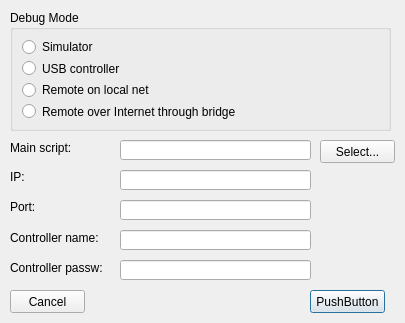
<?xml version="1.0" encoding="UTF-8"?>
<ui version="4.0">
 <class>DPrjProp</class>
 <widget class="QDialog" name="DPrjProp">
  <property name="geometry">
   <rect>
    <x>0</x>
    <y>0</y>
    <width>405</width>
    <height>323</height>
   </rect>
  </property>
  <property name="windowTitle">
   <string>Dialog</string>
  </property>
  <widget class="QGroupBox" name="groupBox">
   <property name="geometry">
    <rect>
     <x>10</x>
     <y>10</y>
     <width>381</width>
     <height>121</height>
    </rect>
   </property>
   <property name="title">
    <string>Debug Mode</string>
   </property>
   <layout class="QVBoxLayout" name="verticalLayout">
    <item>
     <widget class="QRadioButton" name="mDebugSimulator">
      <property name="text">
       <string>Simulator</string>
      </property>
     </widget>
    </item>
    <item>
     <widget class="QRadioButton" name="mDebugUsb">
      <property name="text">
       <string>USB controller</string>
      </property>
     </widget>
    </item>
    <item>
     <widget class="QRadioButton" name="mDebugRemote">
      <property name="text">
       <string>Remote on local net</string>
      </property>
     </widget>
    </item>
    <item>
     <widget class="QRadioButton" name="mDebugBridge">
      <property name="text">
       <string>Remote over Internet through bridge</string>
      </property>
     </widget>
    </item>
   </layout>
  </widget>
  <widget class="QLabel" name="label">
   <property name="geometry">
    <rect>
     <x>10</x>
     <y>140</y>
     <width>71</width>
     <height>16</height>
    </rect>
   </property>
   <property name="text">
    <string>Main script:</string>
   </property>
  </widget>
  <widget class="QLineEdit" name="mMainScript">
   <property name="geometry">
    <rect>
     <x>120</x>
     <y>140</y>
     <width>191</width>
     <height>20</height>
    </rect>
   </property>
  </widget>
  <widget class="QPushButton" name="mSelectScript">
   <property name="geometry">
    <rect>
     <x>320</x>
     <y>140</y>
     <width>75</width>
     <height>23</height>
    </rect>
   </property>
   <property name="text">
    <string>Select...</string>
   </property>
   <property name="autoDefault">
    <bool>false</bool>
   </property>
  </widget>
  <widget class="QLabel" name="label_2">
   <property name="geometry">
    <rect>
     <x>10</x>
     <y>170</y>
     <width>47</width>
     <height>13</height>
    </rect>
   </property>
   <property name="text">
    <string>IP:</string>
   </property>
  </widget>
  <widget class="QLineEdit" name="mIp">
   <property name="geometry">
    <rect>
     <x>120</x>
     <y>170</y>
     <width>191</width>
     <height>20</height>
    </rect>
   </property>
  </widget>
  <widget class="QLabel" name="label_3">
   <property name="geometry">
    <rect>
     <x>10</x>
     <y>200</y>
     <width>47</width>
     <height>13</height>
    </rect>
   </property>
   <property name="text">
    <string>Port:</string>
   </property>
  </widget>
  <widget class="QLineEdit" name="mPort">
   <property name="geometry">
    <rect>
     <x>120</x>
     <y>200</y>
     <width>191</width>
     <height>20</height>
    </rect>
   </property>
  </widget>
  <widget class="QLabel" name="label_4">
   <property name="geometry">
    <rect>
     <x>10</x>
     <y>230</y>
     <width>111</width>
     <height>16</height>
    </rect>
   </property>
   <property name="text">
    <string>Controller name:</string>
   </property>
  </widget>
  <widget class="QLineEdit" name="mControllerName">
   <property name="geometry">
    <rect>
     <x>120</x>
     <y>230</y>
     <width>191</width>
     <height>20</height>
    </rect>
   </property>
  </widget>
  <widget class="QPushButton" name="mOk">
   <property name="geometry">
    <rect>
     <x>310</x>
     <y>290</y>
     <width>75</width>
     <height>23</height>
    </rect>
   </property>
   <property name="text">
    <string>PushButton</string>
   </property>
   <property name="default">
    <bool>true</bool>
   </property>
  </widget>
  <widget class="QPushButton" name="mCancel">
   <property name="geometry">
    <rect>
     <x>10</x>
     <y>290</y>
     <width>75</width>
     <height>23</height>
    </rect>
   </property>
   <property name="text">
    <string>Cancel</string>
   </property>
   <property name="autoDefault">
    <bool>false</bool>
   </property>
  </widget>
  <widget class="QLineEdit" name="mControllerPassw">
   <property name="geometry">
    <rect>
     <x>120</x>
     <y>260</y>
     <width>191</width>
     <height>20</height>
    </rect>
   </property>
  </widget>
  <widget class="QLabel" name="label_5">
   <property name="geometry">
    <rect>
     <x>10</x>
     <y>260</y>
     <width>111</width>
     <height>16</height>
    </rect>
   </property>
   <property name="text">
    <string>Controller passw:</string>
   </property>
  </widget>
 </widget>
 <resources/>
 <connections/>
</ui>
